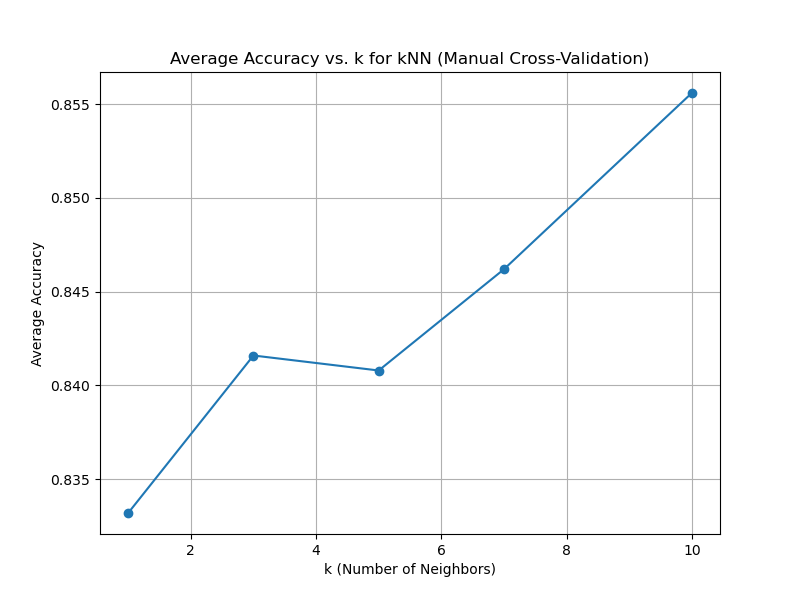

Source code (Python):
import numpy as np
import pandas as pd
import matplotlib.pyplot as plt

data = pd.read_csv("hw3Data/emails.csv", delimiter=",")

X = data.iloc[:, 1:-1].values
y = data.iloc[:, -1].values

k_values = [1, 3, 5, 7, 10]

average_accuracies = []

num_folds = 5

fold_size = len(X) // num_folds
folds_X = [X[i * fold_size: (i + 1) * fold_size] for i in range(num_folds)]
folds_y = [y[i * fold_size: (i + 1) * fold_size] for i in range(num_folds)]

for k in k_values:
    accuracies = []

    for i in range(num_folds):
        X_test = folds_X[i]
        y_test = folds_y[i]
        X_train = np.concatenate(folds_X[:i] + folds_X[i+1:])
        y_train = np.concatenate(folds_y[:i] + folds_y[i+1:])

        predictions = []

        for test_point in X_test:
            distances = np.linalg.norm(X_train - test_point, axis=1)
            nearest_neighbor_indices = np.argpartition(distances, k)[:k]
            nearest_neighbor_labels = y_train[nearest_neighbor_indices]
            prediction = np.bincount(nearest_neighbor_labels).argmax()
            predictions.append(prediction)

        correct_predictions = (predictions == y_test).sum()
        accuracy = correct_predictions / len(y_test)
        accuracies.append(accuracy)

    average_accuracy = np.mean(accuracies)
    average_accuracies.append(average_accuracy)

    print(f"Average Accuracy for k={k}: {average_accuracy:.4f}")

plt.figure(figsize=(8, 6))
plt.plot(k_values, average_accuracies, marker='o', linestyle='-')
plt.title('Average Accuracy vs. k for kNN (Manual Cross-Validation)')
plt.xlabel('k (Number of Neighbors)')
plt.ylabel('Average Accuracy')
plt.grid(True)
plt.savefig("2.4.png")
plt.show()

